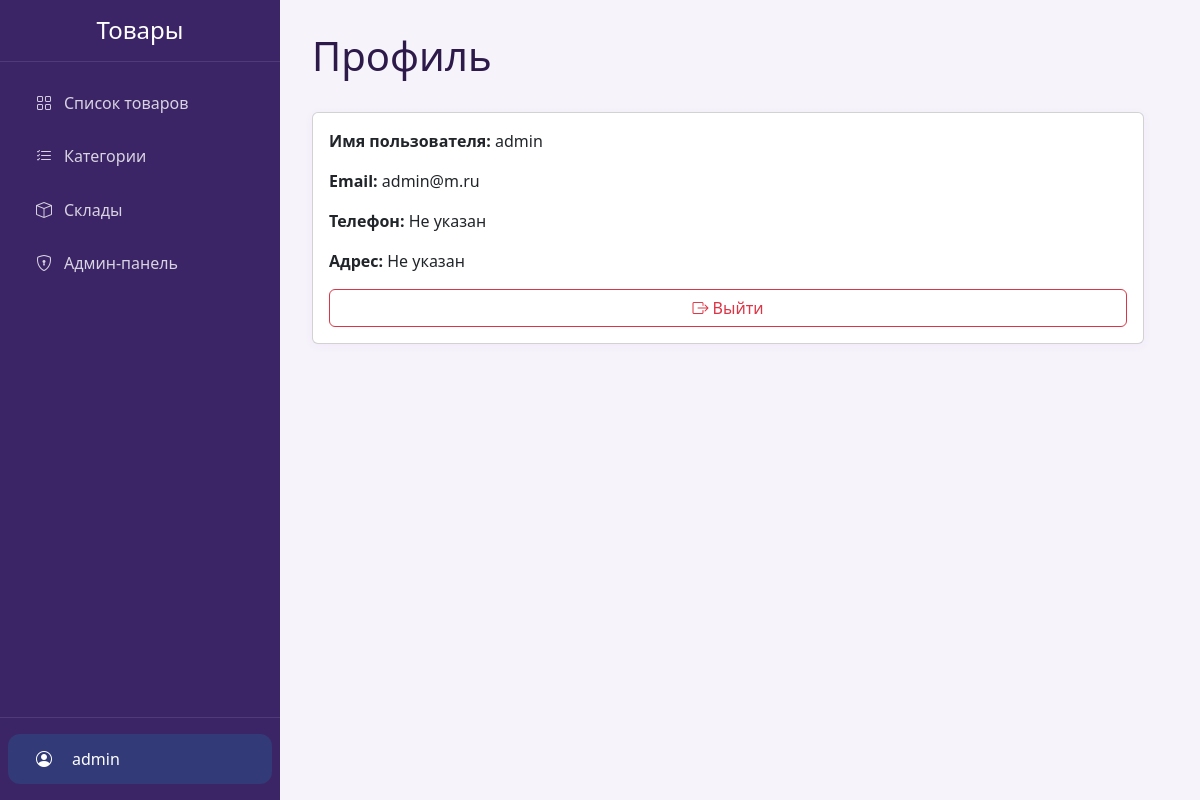
/profile/ (signed in), run on the app's committed database.
### products/models.py (models this page shows)
class User(AbstractUser):
    ROLES = (
        ('admin', 'Администратор'),
        ('manager', 'Менеджер'),
        ('client', 'Клиент'),
    )
    role = models.CharField(max_length=10, choices=ROLES, default='client')
    phone = models.CharField(max_length=20, blank=True)
    address = models.TextField(blank=True)

### products/views.py (the view)
# urls.py: path('profile/', views.profile, name='profile'),
@login_required
def profile(request):
    return render(request, 'profile.html', {
        'user': request.user
    })

### products/templates/profile.html (shortened to what this page needs)
{% extends 'base.html' %}
{% block content %}
<div class="row mb-4">
    <div class="col-md-8">
        <h1>Профиль</h1>
    </div>
    <div class="row">
        <div class="col-md-4 mb-4 w-100">
            <div class="card mt-4">
                <div class="card-body">
                    <p><strong>Имя пользователя:</strong> {{ user.username }}</p>
                    <p><strong>Email:</strong> {{ user.email }}</p>
                    <p><strong>Телефон:</strong> {{ user.phone|default:"Не указан" }}</p>
                    <p><strong>Адрес:</strong> {{ user.address|default:"Не указан" }}</p>
                <div class="d-flex gap-3">
                <form action="{% url 'logout' %}" method="post" class="d-inline flex-fill">
                    <button type="submit" class="btn btn-outline-danger w-100">
                        <i class="bi bi-box-arrow-right"></i> Выйти
                    </button>
                </form>
                </div>
                </div>
            </div>
        </div>
    </div>
</div>
{% endblock %}

### products/templates/base.html (shortened to what this page needs)
<!DOCTYPE html>
<html lang="ru">
<head>
    {% load static %}
    <link rel="stylesheet" href="{% static 'css/variables.css' %}">
    <link rel="stylesheet" href="{% static 'css/base.css' %}">
    <link rel="stylesheet" href="{% static 'css/layout.css' %}">
    <link rel="stylesheet" href="{% static 'css/components.css' %}">
    <link rel="stylesheet" href="{% static 'css/utilities.css' %}">
    <link href="https://cdn.jsdelivr.net/npm/bootstrap@5.3.0/dist/css/bootstrap.min.css" rel="stylesheet">
    <link rel="stylesheet" href="https://cdn.jsdelivr.net/npm/bootstrap-icons@1.10.0/font/bootstrap-icons.css">
</head>
<body>
    {% if user.is_authenticated %}
    <nav class="sidebar" id="sidebar">
        <div class="sidebar-header">
            <h4 class="mb-0 text-center">Товары</h4>
        </div>
        <div class="sidebar-menu">
            <ul class="nav flex-column gap-1 px-2">
                {% if user.role == 'manager' or user.role == 'admin' %}
                    <li class="nav-item">
                        <a class="nav-link text-decoration-none {% if request.resolver_match.url_name == 'product_list' %}active{% endif %}" href="{% url 'product_list' %}">
                            <i class="bi bi-grid"></i> Список товаров
                        </a>
                    </li>
                {% endif %}
                {% if user.role == 'manager' or user.role == 'admin' %}
                    <li class="nav-item">
                        <a class="nav-link text-decoration-none {% if request.resolver_match.url_name == 'category_list' %}active{% endif %}" href="{% url 'category_list' %}">
                            <i class="bi bi-list-check"></i> Категории
                        </a>
                    </li>
                {% endif %}
                {% if user.role == 'admin' %}
                    <li class="nav-item">
                        <a class="nav-link text-decoration-none {% if request.resolver_match.url_name == 'warehouse_list' %}active{% endif %}" href="{% url 'warehouse_list' %}">
                            <i class="bi bi-box"></i> Склады
                        </a>
                    </li>
                {% endif %}
                {% if user.role == 'admin' %}
                    <li class="nav-item">
                        <a class="nav-link text-decoration-none" href="/admin/">
                            <i class="bi bi-shield-lock"></i> Админ-панель
                        </a>
                    </li>
                {% endif %}
            </ul>
        </div>
        <div class="user-info py-0 px-2">
            <div class="sidebar-menu">
                <ul class="nav flex-column gap-1">
                    <li class="nav-item">
                        <a class="nav-link text-decoration-none {% if request.resolver_match.url_name == 'profile' %}active{% endif %}" href="{% url 'profile' %}">
                            <i class="bi bi-person-circle me-2"></i>
                            <span>{{ user.username }}</span>
                        </a>
                    </li>
                </ul>
            </div>
        </div>
    </nav>
    {% endif %}
    <main
        class="main-content"
        id="mainContent"
        style="{% if not  user.is_authenticated %}margin-left: 0px;{% endif %}"
    >
        {% block content %}{% endblock %}
    </main>
</body>
</html>

### static/css/variables.css (style rules this page uses)
:root { --primary-color: #a259e6; --primary-hover: #7c3fa9; --secondary-color: #ceade6; --sidebar-bg: #3b2566; --sidebar-text: #fff; --main-bg: #f6f3fa; --card-bg: #fff; --card-shadow: 0 2px 8px rgba(162, 89, 230, 0.06); --text-dark: #2d1a4a; --text-light: #fff; --success-color: #198754; --danger-color: #dc3545; --warning-color: #ffc107; --info-color: #0dcaf0; --light-color: #f8f9fa; --dark-color: #212529; --sidebar-width: 280px; --header-height: 60px; --border-radius: 12px; --spacing-xs: 0.25rem; --spacing-sm: 0.5rem; --spacing-md: 1rem; --spacing-lg: 1.5rem; --spacing-xl: 2rem; --shadow-sm: 0 .125rem .25rem rgba(0,0,0,.075); --shadow-md: 0 .5rem 1rem rgba(0,0,0,.15); --shadow-lg: 0 1rem 3rem rgba(0,0,0,.175); --transition-speed: 0.3s; --transition-timing: ease-in-out; }

### static/css/base.css (style rules this page uses)
*, *::before, *::after { box-sizing: border-box; margin: 0; padding: 0; }
html { font-size: 16px; line-height: 1.5; -webkit-text-size-adjust: 100%; -webkit-tap-highlight-color: rgba(0, 0, 0, 0); }
body { font-family: -apple-system, BlinkMacSystemFont, "Segoe UI", Roboto, "Helvetica Neue", Arial, sans-serif; color: var(--dark-color); background-color: var(--light-color); -webkit-font-smoothing: antialiased; -moz-osx-font-smoothing: grayscale; }
h1, h2, h3, h4, h5, h6 { margin-bottom: var(--spacing-md); font-weight: 500; line-height: 1.2; }
h1 { font-size: 2.5rem; }
h4 { font-size: 1.5rem; }
p { margin-bottom: var(--spacing-md); }
a { color: var(--primary-color); text-decoration: none !important; transition: color var(--transition-speed) var(--transition-timing); }
ul, ol { margin-bottom: var(--spacing-md); padding-left: var(--spacing-lg); }
input, button, select, optgroup, textarea { margin: 0; font-family: inherit; font-size: inherit; line-height: inherit; }
button, input { overflow: visible; }
button, select { text-transform: none; }
button, [type="button"], [type="reset"], [type="submit"] { -webkit-appearance: button; }

### static/css/layout.css (style rules this page uses)
body { min-height: 100vh; display: flex; background: var(--main-bg); color: var(--text-dark); }
.sidebar { width: var(--sidebar-width); background: var(--dark-color); color: white; position: fixed; height: 100vh; overflow-y: auto; transition: all var(--transition-speed) var(--transition-timing); z-index: 1000; }
.sidebar-header { padding: var(--spacing-md); border-bottom: 1px solid rgba(255,255,255,0.1); }
.sidebar-menu { padding: var(--spacing-md) 0; }
.sidebar-menu .nav-link { color: rgba(255,255,255,0.8); padding: var(--spacing-sm) var(--spacing-lg); display: flex; align-items: center; gap: var(--spacing-sm); transition: all var(--transition-speed) var(--transition-timing); }
.sidebar-menu .nav-link.active { color: white; background: rgba(255,255,255,0.1); }
.sidebar-menu .nav-link i { width: 1.5rem; text-align: center; }
.main-content { margin-left: var(--sidebar-width); flex: 1; padding: 2rem; background: var(--main-bg); min-height: 100vh; color: var(--text-dark); }
.user-info { border-top: 1px solid rgba(255,255,255,0.1); margin-top: auto; }

### static/css/components.css (style rules this page uses)
.card { background: var(--card-bg); box-shadow: var(--card-shadow); border-radius: var(--border-radius); border: none; transition: box-shadow var(--transition-speed) var(--transition-timing); }
.btn { border-radius: var(--border-radius); transition: all var(--transition-speed) var(--transition-timing); display: inline-flex; align-items: center; gap: 0.5rem; }
.nav-link { transition: color var(--transition-speed) var(--transition-timing); }
.bi { line-height: 1; }
.sidebar { width: var(--sidebar-width); background: var(--sidebar-bg); color: var(--sidebar-text); position: fixed; height: 100vh; overflow-y: auto; transition: all 0.3s; z-index: 1000; display: flex; flex-direction: column; }
.sidebar-header { padding: 1rem; border-bottom: 1px solid rgba(255,255,255,0.1); color: var(--sidebar-text); }
.sidebar-menu { padding: 1rem 0; display: flex; flex-direction: column; gap: 0.5rem; }
.sidebar-menu .nav-link { color: rgba(255,255,255,0.8); padding: 0.8rem 1.5rem; display: flex; align-items: center; gap: 0.5rem; border-radius: var(--border-radius); transition: background 0.2s, color 0.2s; }
.sidebar-menu .nav-link:hover, .sidebar-menu .nav-link.active { color: var(--sidebar-text); background: rgba(6,182,212,0.15); }
.sidebar-menu .nav-link i { width: 1.5rem; text-align: center; }
.user-info { border-top: 1px solid rgba(255,255,255,0.1); margin-top: auto; }

### data on the page
User: username "admin", email "admin@m.ru", phone "Не указан", address "Не указан"
